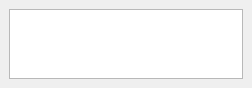
<?xml version="1.0" encoding="UTF-8"?>
<ui version="4.0">
 <class>ClipBoardTranslator</class>
 <widget class="QMainWindow" name="ClipBoardTranslator">
  <property name="geometry">
   <rect>
    <x>0</x>
    <y>0</y>
    <width>252</width>
    <height>88</height>
   </rect>
  </property>
  <property name="windowTitle">
   <string>HandyTranslator</string>
  </property>
  <widget class="QWidget" name="centralwidget">
   <layout class="QHBoxLayout" name="horizontalLayout">
    <item>
     <widget class="QTextEdit" name="textEdit">
      <property name="minimumSize">
       <size>
        <width>234</width>
        <height>70</height>
       </size>
      </property>
     </widget>
    </item>
   </layout>
  </widget>
 </widget>
 <resources/>
 <connections/>
</ui>
